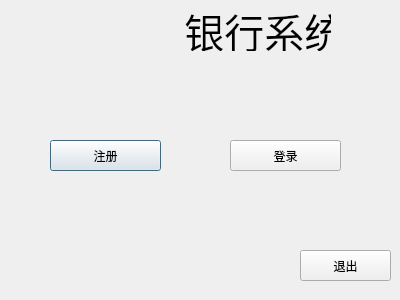
<?xml version="1.0" encoding="UTF-8"?>
<ui version="4.0">
 <class>BankDialog</class>
 <widget class="QDialog" name="BankDialog">
  <property name="geometry">
   <rect>
    <x>0</x>
    <y>0</y>
    <width>400</width>
    <height>300</height>
   </rect>
  </property>
  <property name="windowTitle">
   <string>BankDialog</string>
  </property>
  <property name="styleSheet">
   <string notr="true"/>
  </property>
  <widget class="QPushButton" name="pushButton">
   <property name="geometry">
    <rect>
     <x>50</x>
     <y>140</y>
     <width>111</width>
     <height>31</height>
    </rect>
   </property>
   <property name="cursor">
    <cursorShape>PointingHandCursor</cursorShape>
   </property>
   <property name="text">
    <string>注册</string>
   </property>
  </widget>
  <widget class="QPushButton" name="pushButton_2">
   <property name="geometry">
    <rect>
     <x>230</x>
     <y>140</y>
     <width>111</width>
     <height>31</height>
    </rect>
   </property>
   <property name="cursor">
    <cursorShape>PointingHandCursor</cursorShape>
   </property>
   <property name="styleSheet">
    <string notr="true"/>
   </property>
   <property name="text">
    <string>登录</string>
   </property>
  </widget>
  <widget class="QPushButton" name="pushButton_3">
   <property name="geometry">
    <rect>
     <x>300</x>
     <y>250</y>
     <width>91</width>
     <height>31</height>
    </rect>
   </property>
   <property name="cursor">
    <cursorShape>PointingHandCursor</cursorShape>
   </property>
   <property name="text">
    <string>退出</string>
   </property>
  </widget>
  <widget class="QLabel" name="label">
   <property name="geometry">
    <rect>
     <x>40</x>
     <y>10</y>
     <width>291</width>
     <height>41</height>
    </rect>
   </property>
   <property name="font">
    <font>
     <pointsize>30</pointsize>
    </font>
   </property>
   <property name="styleSheet">
    <string notr="true"/>
   </property>
   <property name="text">
    <string>             银行系统</string>
   </property>
  </widget>
 </widget>
 <layoutdefault spacing="6" margin="11"/>
 <resources/>
 <connections/>
</ui>
